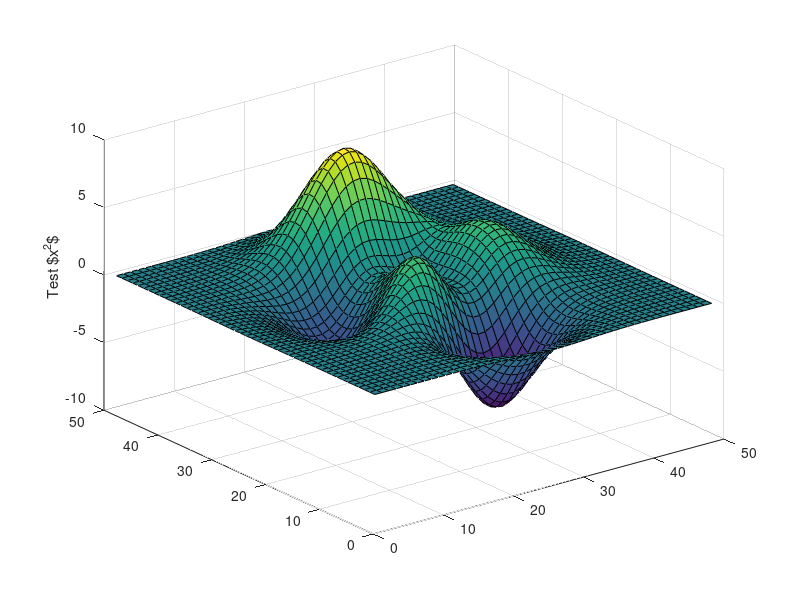

Recreate this plot in MATLAB.
function result = test_zlabel_001
result = false;
a = figure;
surf(peaks);
zlabel('Test $x^2$');
drawnow;
close(a);
result = true;
